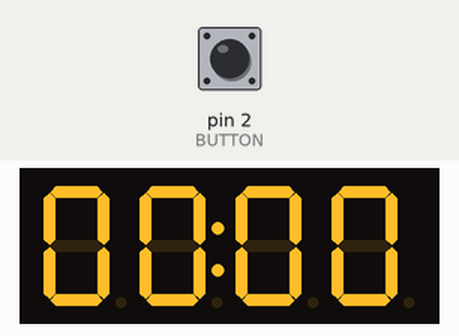
Simulated run of this sketch. Board: Arduino Uno, built with avr-gcc and run on an emulated ATmega328P. On the bench: 4-digit seven-segment display. The test bench sets the inputs (shaded band); at power-on: pin 2 (BUTTON) HIGH.

Above: at 1.2 s.
1.3 s: pin 2 (BUTTON) pulled LOW for 0.15 s
At 1.55 s:
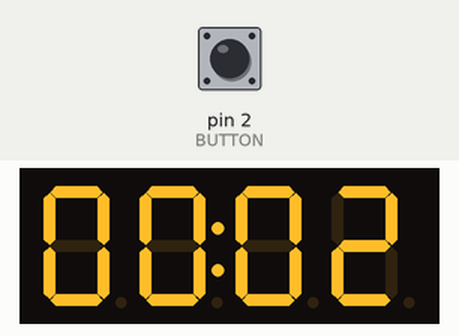
2.0 s: pin 2 (BUTTON) pulled LOW for 1 s
At 2.8 s:
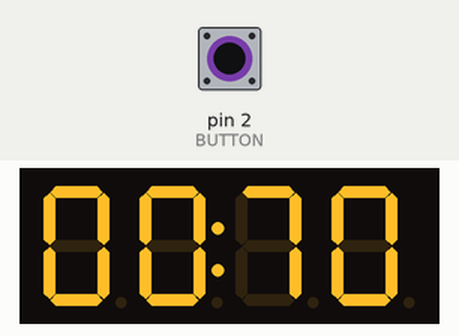
Timing chart, 0 to 5.0 s (numbered marks = the images above; inputs shaded):
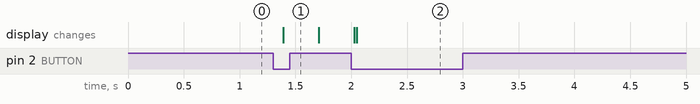

The sketch:

LCDEKRAN.ino
```cpp
#include <TM1637Display.h>

#define CLK 8
#define DIO 9
#define BUTTON 2

TM1637Display display(CLK, DIO);

byte state = 0;  // 0: sıfır, 1: çalışıyor, 2: durdu

unsigned long startTime = 0;
unsigned long elapsedTime = 0;

bool buttonState = HIGH;
bool lastReading = HIGH;
unsigned long lastDebounceTime = 0;

const unsigned long debounceDelay = 50;

void setup() {
  pinMode(BUTTON, INPUT);

  display.setBrightness(7);
  display.showNumberDecEx(0, 0b01000000, true);

  lastReading = digitalRead(BUTTON);
  buttonState = lastReading;
}

void loop() {
  bool reading = digitalRead(BUTTON);

  if (reading != lastReading) {
    lastDebounceTime = millis();
    lastReading = reading;
  }

  if (millis() - lastDebounceTime >= debounceDelay) {
    if (reading != buttonState) {
      buttonState = reading;

      // Sadece butona basıldığı anda işlem yap
      if (buttonState == LOW) {
        if (state == 0) {
          // İlk basış: Başlat
          startTime = millis();
          state = 1;
        }
        else if (state == 1) {
          // İkinci basış: Durdur
          elapsedTime += millis() - startTime;
          state = 2;
        }
        else {
          // Üçüncü basış: Sıfırla
          elapsedTime = 0;
          startTime = 0;
          state = 0;
          display.showNumberDecEx(0, 0b01000000, true);
        }
      }
    }
  }

  if (state == 1) {
    unsigned long totalTime =
        elapsedTime + millis() - startTime;

    int centiseconds = totalTime / 10;

    if (centiseconds > 9999) {
      centiseconds = 9999;
    }

    display.showNumberDecEx(
      centiseconds,
      0b01000000,
      true
    );
  }
}
```

Measured:
- after the input at 1.3 s, the display: changes after 0.09 s (image 1)
